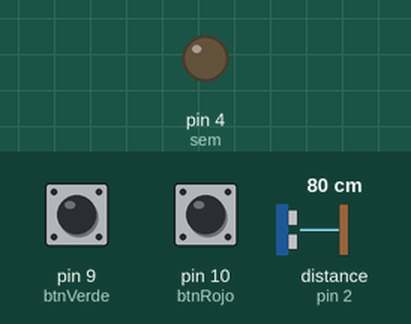
This sketch was run on a simulated Arduino Uno, built with avr-gcc and run on an emulated ATmega328P. On the bench: output pins drawn as LEDs (lit = HIGH). Wiring (inferred from the names in the program): ultrasonic range finder: trigger pin 3; echo pin 2. The inputs (shaded band) are chosen by the test bench; at power-on: pin 10 (btnRojo) HIGH, pin 9 (btnVerde) HIGH, distance to the obstacle (sensor on pin 2) 80 cm. The echo pulse lasts 58.3 µs per cm; random numbers use the default seed unless the sketch sets one; pins used as bus, display or sensor lines are not drawn.

Above: at 1.2 s.
1.3 s: pin 10 (btnRojo) pulled LOW for 0.25 s
At 2.1 s:
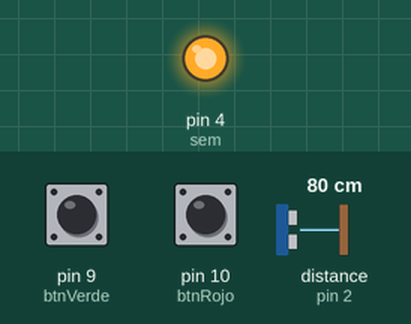
3.0 s: pin 9 (btnVerde) pulled LOW for 0.25 s
At 4.0 s:
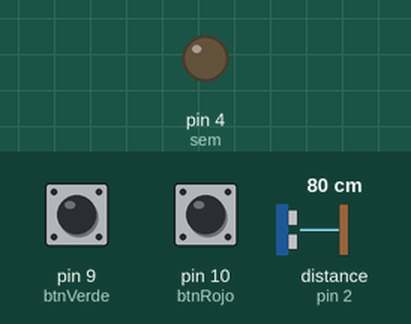
4.7 s: pin 10 (btnRojo) pulled LOW for 1 s
At 5.5 s:
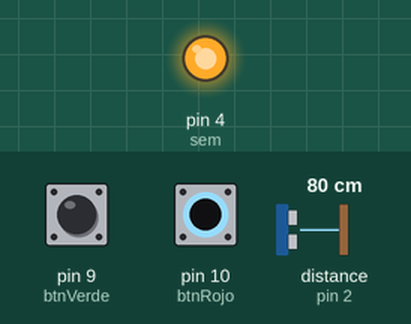
Timing chart, 0 to 7.7 s (numbered marks = the images above; inputs shaded):
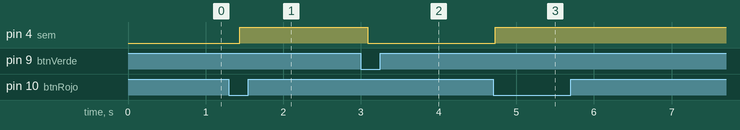

The sketch:

proyecto_semaforo_funciona_beta_2.0.ino
```cpp
const int sem = 4;
const int pinEcho = 2;
const int pinTrigger = 3;
const int btnVerde = 9;
const int btnRojo = 10;

int contadorObjetivo;
int contador = 0;
int variabilidadNumeroAleatorio = 7;

bool semaforoRojo = false;
bool btnVerdePulsado = false;
bool vehiculoDetectado = false;

void setup(){
  pinMode(sem, OUTPUT);
  pinMode(pinTrigger, OUTPUT);
  pinMode(pinEcho, INPUT);
  pinMode(btnVerde, INPUT_PULLUP);
  pinMode(btnRojo, INPUT_PULLUP);
  semVerde();
  contadorObjetivo = obtenerAleatorio();
}

void loop(){
  mando();
  vehiculoDetectado = ping();
  if(vehiculoDetectado && !semaforoRojo){
    contador++;
    if(contador >= contadorObjetivo){
      contador = 0;
      contadorObjetivo = obtenerAleatorio();
      semRojo();
    }
    while(ping()){
      delay(200);
      mando();
    }
  }
  delay(200);
}

void mando(){
  if (digitalRead(btnVerde) == LOW){
    btnVerdePulsado = true;
    semVerde();
  }

  if (digitalRead(btnRojo) == LOW){
    semRojo();
    semaforoRojo = true;
    delay(10);
  }
}

void semVerde(){
  digitalWrite(sem, LOW);
  semaforoRojo = false;
}

void semRojo(){
  digitalWrite(sem, HIGH);
  semaforoRojo = true;
}

bool ping(){
  long duration, distanceCm;

  digitalWrite(pinTrigger, LOW);
  delayMicroseconds(4);
  digitalWrite(pinTrigger, HIGH);
  delayMicroseconds(10);
  digitalWrite(pinTrigger, LOW);

  duration = pulseIn(pinEcho, HIGH);

  distanceCm = duration * 10 / 292 / 2;
  if(distanceCm < 10){
    return true;
  } else{
    return false;
  }
}

int obtenerAleatorio(){
  if(random(1, variabilidadNumeroAleatorio) <= 2){
    return random(1, variabilidadNumeroAleatorio);
  } else{
    return random(variabilidadNumeroAleatorio - 5, variabilidadNumeroAleatorio + 5);
  }
}
```

Measured:
- after the input at 1.3 s, pin 4 (sem): LOW → HIGH after 0.14 s
- after the input at 3.0 s, pin 4 (sem): HIGH → LOW after 0.09 s
- after the input at 4.7 s, pin 4 (sem): LOW → HIGH at once
